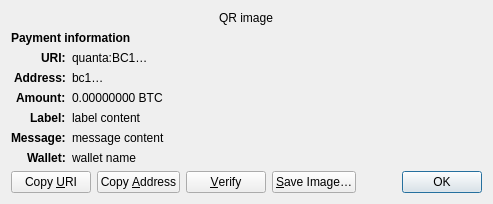
<?xml version="1.0" encoding="UTF-8"?>
<ui version="4.0">
 <class>ReceiveRequestDialog</class>
 <widget class="QDialog" name="ReceiveRequestDialog">
  <property name="geometry">
   <rect>
    <x>0</x>
    <y>0</y>
    <width>413</width>
    <height>229</height>
   </rect>
  </property>
  <property name="windowTitle">
   <string>Request payment to …</string>
  </property>
  <layout class="QGridLayout" name="gridLayout" columnstretch="0,1">
   <property name="sizeConstraint">
    <enum>QLayout::SetFixedSize</enum>
   </property>
   <item row="0" column="0" colspan="2" alignment="Qt::AlignHCenter">
    <widget class="QRImageWidget" name="qr_code">
     <property name="text">
      <string notr="true">QR image</string>
     </property>
     <property name="textInteractionFlags">
      <set>Qt::NoTextInteraction</set>
     </property>
    </widget>
   </item>
   <item row="1" column="0" colspan="2">
    <widget class="QLabel" name="payment_header">
     <property name="font">
      <font>
       <weight>75</weight>
       <bold>true</bold>
      </font>
     </property>
     <property name="text">
      <string>Payment information</string>
     </property>
     <property name="textInteractionFlags">
      <set>Qt::NoTextInteraction</set>
     </property>
    </widget>
   </item>
   <item row="2" column="0" alignment="Qt::AlignRight|Qt::AlignTop">
    <widget class="QLabel" name="uri_tag">
     <property name="font">
      <font>
       <weight>75</weight>
       <bold>true</bold>
      </font>
     </property>
     <property name="text">
      <string notr="true">URI:</string>
     </property>
     <property name="textFormat">
      <enum>Qt::PlainText</enum>
     </property>
     <property name="textInteractionFlags">
      <set>Qt::NoTextInteraction</set>
     </property>
    </widget>
   </item>
   <item row="2" column="1" alignment="Qt::AlignTop">
    <widget class="QLabel" name="uri_content">
     <property name="text">
      <string notr="true">quanta:BC1…</string>
     </property>
     <property name="textFormat">
      <enum>Qt::RichText</enum>
     </property>
     <property name="wordWrap">
      <bool>true</bool>
     </property>
     <property name="textInteractionFlags">
      <set>Qt::TextSelectableByMouse</set>
     </property>
    </widget>
   </item>
   <item row="3" column="0" alignment="Qt::AlignRight|Qt::AlignTop">
    <widget class="QLabel" name="address_tag">
     <property name="font">
      <font>
       <weight>75</weight>
       <bold>true</bold>
      </font>
     </property>
     <property name="text">
      <string>Address:</string>
     </property>
     <property name="textInteractionFlags">
      <set>Qt::NoTextInteraction</set>
     </property>
    </widget>
   </item>
   <item row="3" column="1" alignment="Qt::AlignTop">
    <widget class="QLabel" name="address_content">
     <property name="text">
      <string notr="true">bc1…</string>
     </property>
     <property name="textFormat">
      <enum>Qt::PlainText</enum>
     </property>
     <property name="textInteractionFlags">
      <set>Qt::TextSelectableByMouse</set>
     </property>
    </widget>
   </item>
   <item row="4" column="0" alignment="Qt::AlignRight|Qt::AlignTop">
    <widget class="QLabel" name="amount_tag">
     <property name="font">
      <font>
       <weight>75</weight>
       <bold>true</bold>
      </font>
     </property>
     <property name="text">
      <string>Amount:</string>
     </property>
     <property name="textInteractionFlags">
      <set>Qt::NoTextInteraction</set>
     </property>
    </widget>
   </item>
   <item row="4" column="1" alignment="Qt::AlignTop">
    <widget class="QLabel" name="amount_content">
     <property name="text">
      <string notr="true">0.00000000 BTC</string>
     </property>
     <property name="textFormat">
      <enum>Qt::PlainText</enum>
     </property>
     <property name="textInteractionFlags">
      <set>Qt::TextSelectableByMouse</set>
     </property>
    </widget>
   </item>
   <item row="5" column="0" alignment="Qt::AlignRight|Qt::AlignTop">
    <widget class="QLabel" name="label_tag">
     <property name="font">
      <font>
       <weight>75</weight>
       <bold>true</bold>
      </font>
     </property>
     <property name="text">
      <string>Label:</string>
     </property>
     <property name="textInteractionFlags">
      <set>Qt::NoTextInteraction</set>
     </property>
    </widget>
   </item>
   <item row="5" column="1" alignment="Qt::AlignTop">
    <widget class="QLabel" name="label_content">
     <property name="text">
      <string notr="true">label content</string>
     </property>
     <property name="textFormat">
      <enum>Qt::PlainText</enum>
     </property>
     <property name="wordWrap">
      <bool>true</bool>
     </property>
     <property name="textInteractionFlags">
      <set>Qt::TextSelectableByMouse</set>
     </property>
    </widget>
   </item>
   <item row="6" column="0" alignment="Qt::AlignRight|Qt::AlignTop">
    <widget class="QLabel" name="message_tag">
     <property name="font">
      <font>
       <weight>75</weight>
       <bold>true</bold>
      </font>
     </property>
     <property name="text">
      <string>Message:</string>
     </property>
     <property name="textInteractionFlags">
      <set>Qt::NoTextInteraction</set>
     </property>
    </widget>
   </item>
   <item row="6" column="1" alignment="Qt::AlignTop">
    <widget class="QLabel" name="message_content">
     <property name="text">
      <string notr="true">message content</string>
     </property>
     <property name="textFormat">
      <enum>Qt::PlainText</enum>
     </property>
     <property name="wordWrap">
      <bool>true</bool>
     </property>
     <property name="textInteractionFlags">
      <set>Qt::TextSelectableByMouse</set>
     </property>
    </widget>
   </item>
   <item row="7" column="0" alignment="Qt::AlignRight|Qt::AlignTop">
    <widget class="QLabel" name="wallet_tag">
     <property name="font">
      <font>
       <weight>75</weight>
       <bold>true</bold>
      </font>
     </property>
     <property name="text">
      <string>Wallet:</string>
     </property>
     <property name="textInteractionFlags">
      <set>Qt::NoTextInteraction</set>
     </property>
    </widget>
   </item>
   <item row="7" column="1" alignment="Qt::AlignTop">
    <widget class="QLabel" name="wallet_content">
     <property name="text">
      <string notr="true">wallet name</string>
     </property>
     <property name="textFormat">
      <enum>Qt::PlainText</enum>
     </property>
     <property name="wordWrap">
      <bool>true</bool>
     </property>
     <property name="textInteractionFlags">
      <set>Qt::TextSelectableByMouse</set>
     </property>
    </widget>
   </item>
   <item row="8" column="0" colspan="2">
    <layout class="QHBoxLayout" name="horizontalLayout">
     <item>
      <widget class="QPushButton" name="btnCopyURI">
       <property name="text">
        <string>Copy &amp;URI</string>
       </property>
       <property name="autoDefault">
        <bool>false</bool>
       </property>
      </widget>
     </item>
     <item>
      <widget class="QPushButton" name="btnCopyAddress">
       <property name="text">
        <string>Copy &amp;Address</string>
       </property>
       <property name="autoDefault">
        <bool>false</bool>
       </property>
      </widget>
     </item>
     <item>
      <widget class="QPushButton" name="btnVerify">
       <property name="text">
        <string>&amp;Verify</string>
       </property>
       <property name="toolTip">
        <string>Verify this address on e.g. a hardware wallet screen</string>
       </property>
       <property name="autoDefault">
        <bool>false</bool>
       </property>
      </widget>
     </item>
     <item>
      <widget class="QPushButton" name="btnSaveAs">
       <property name="text">
        <string>&amp;Save Image…</string>
       </property>
       <property name="autoDefault">
        <bool>false</bool>
       </property>
      </widget>
     </item>
     <item>
      <spacer name="horizontalSpacer_2">
       <property name="orientation">
        <enum>Qt::Horizontal</enum>
       </property>
       <property name="sizeHint" stdset="0">
        <size>
         <width>40</width>
         <height>20</height>
        </size>
       </property>
      </spacer>
     </item>
     <item>
      <widget class="QDialogButtonBox" name="buttonBox">
       <property name="focusPolicy">
        <enum>Qt::StrongFocus</enum>
       </property>
       <property name="standardButtons">
        <set>QDialogButtonBox::Ok</set>
       </property>
      </widget>
     </item>
    </layout>
   </item>
  </layout>
 </widget>
 <customwidgets>
  <customwidget>
   <class>QRImageWidget</class>
   <extends>QLabel</extends>
   <header>qt/qrimagewidget.h</header>
  </customwidget>
 </customwidgets>
 <tabstops>
  <tabstop>buttonBox</tabstop>
  <tabstop>btnCopyURI</tabstop>
  <tabstop>btnCopyAddress</tabstop>
  <tabstop>btnSaveAs</tabstop>
 </tabstops>
 <resources/>
 <connections>
  <connection>
   <sender>buttonBox</sender>
   <signal>accepted()</signal>
   <receiver>ReceiveRequestDialog</receiver>
   <slot>accept()</slot>
   <hints>
    <hint type="sourcelabel">
     <x>135</x>
     <y>230</y>
    </hint>
    <hint type="destinationlabel">
     <x>135</x>
     <y>126</y>
    </hint>
   </hints>
  </connection>
 </connections>
</ui>
